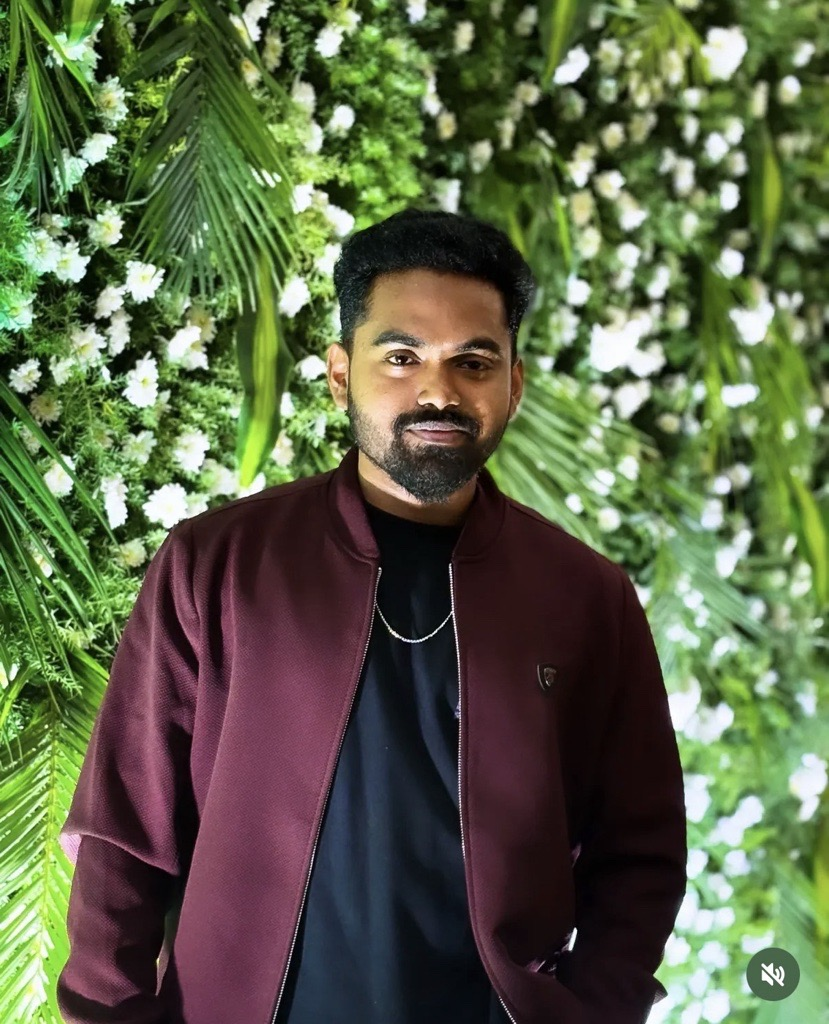
#> input picture profile-photo.jpg, 829 x 1024 px, found by its file name
$ python prep_photo.py
#> lines starting #> are read from the running program, lines starting #| are printed output that depends on the picture
from pathlib import Path
from PIL import Image, ImageEnhance, ImageOps

INPUT = Path("profile-photo.jpg")
OUTPUT = Path("profile-prepped.png")

if not INPUT.exists():
    raise FileNotFoundError(
        "Upload your photo to the repository root as profile-photo.jpg"
    )

img = Image.open(INPUT).convert("RGB")
#> img is the input picture: PIL image 829x1024 RGB; mean R, G, B 91.5, 99.5, 70.8

img = ImageOps.exif_transpose(img)

width, height = img.size
#> width = 829; height = 1024

side = min(width, height)
#> side = 829

left = (width - side) // 2
#> left = 0
top = (height - side) // 2
#> top = 97

img = img.crop(
    (
        left,
        top,
        left + side,
        top + side
    )
)
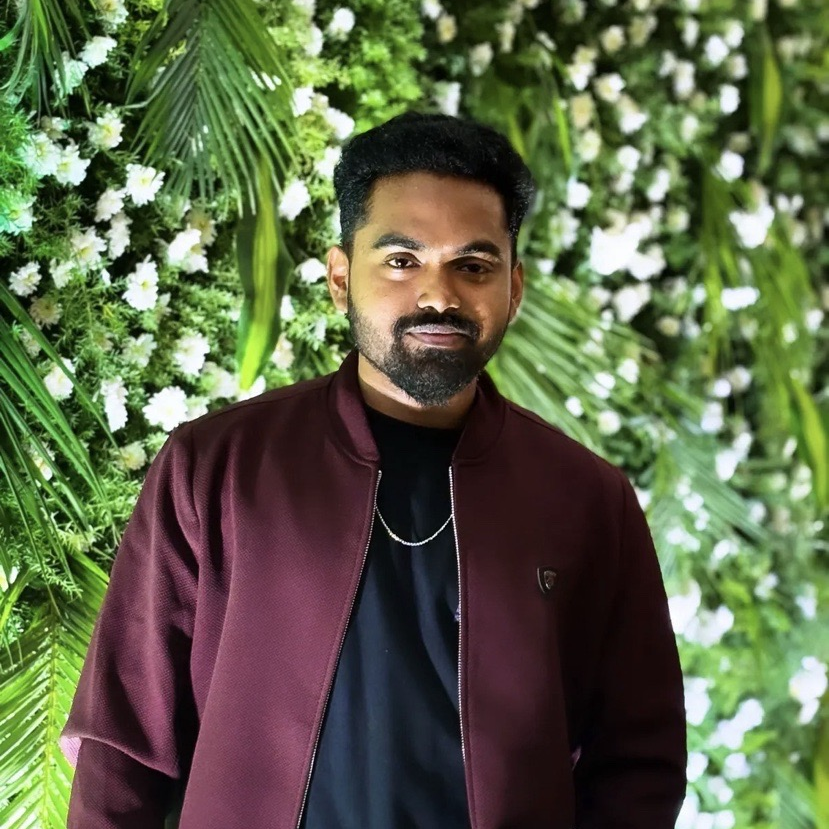
#> img: PIL image 829x829 RGB; mean R, G, B 93.1, 100.4, 71.5

img = img.resize((700, 700))
#> img: PIL image 700x700 RGB

img = ImageOps.grayscale(img)
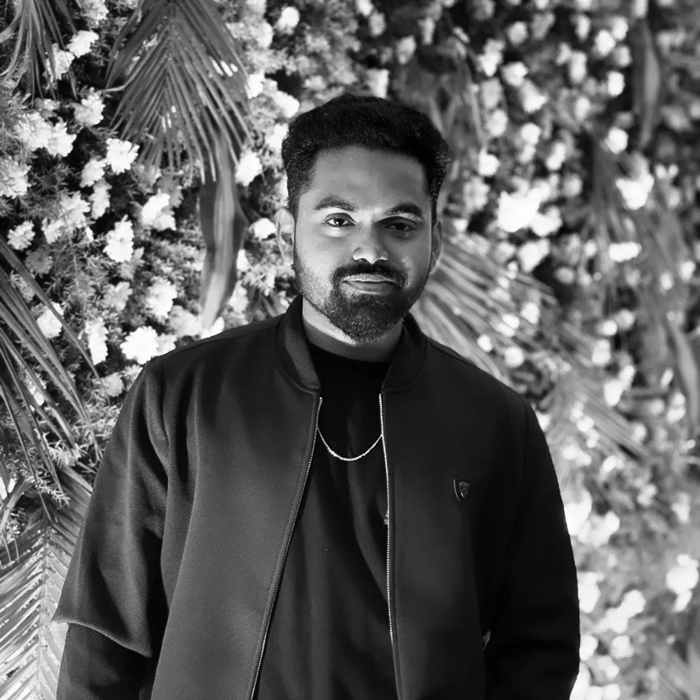
#> img: PIL image 700x700 L; min 0, max 255, mean 94.9

img = ImageEnhance.Contrast(img).enhance(1.8)
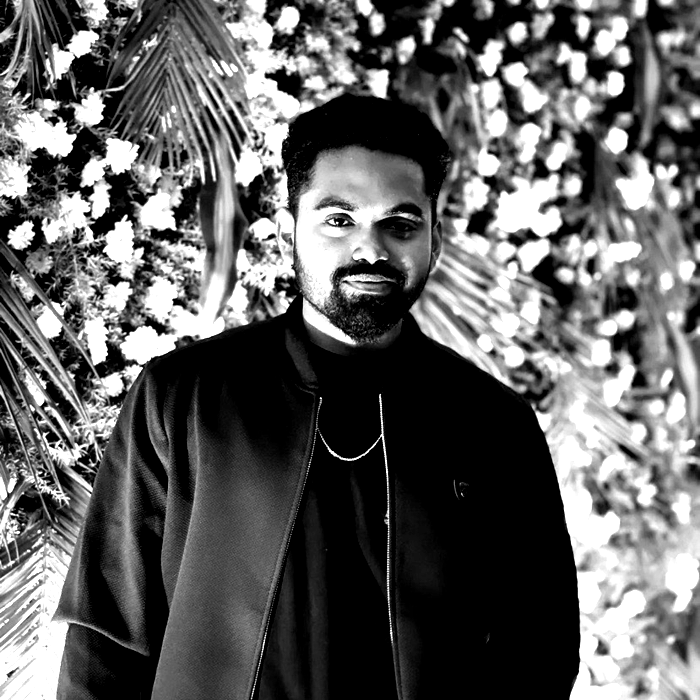
#> img: PIL image 700x700 L; min 0, max 255, mean 96.7
img = ImageEnhance.Sharpness(img).enhance(1.3)

img.save(OUTPUT)

print(f"Created {OUTPUT}")
